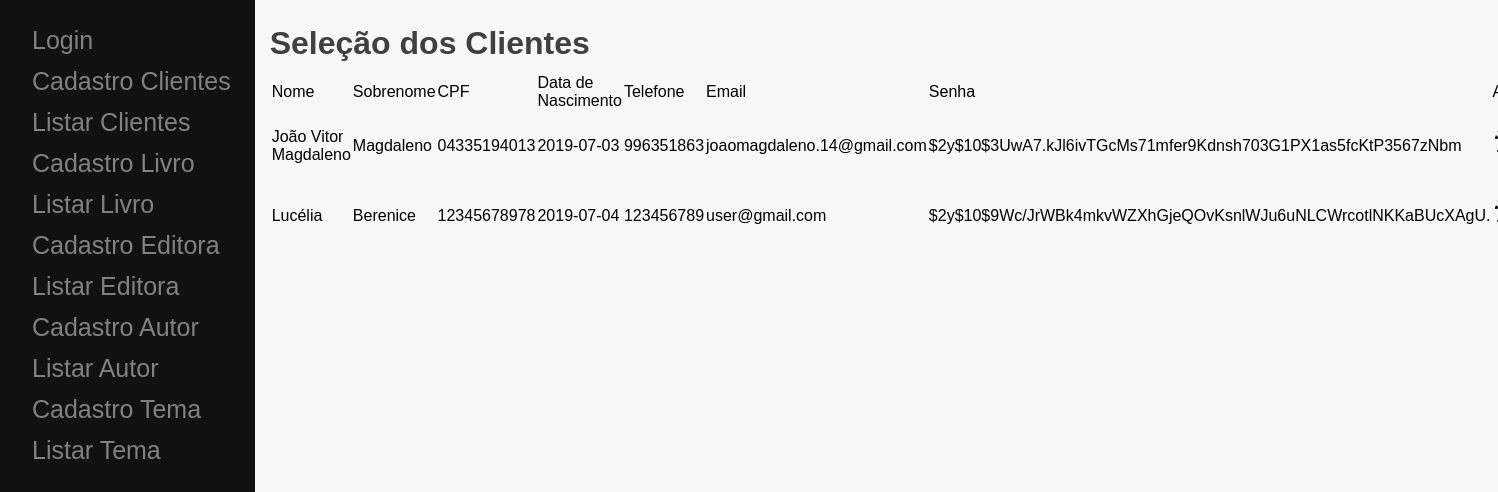
Screenshot of /view/selecaoCliente.php with the database file from the repository.
### tables this page shows
CREATE TABLE `cliente` (
  `ID` int(11) NOT NULL,
  `NomeCliente` varchar(50) NOT NULL,
  `Sobrenome` varchar(50) NOT NULL,
  `CPF` varchar(11) NOT NULL,
  `Dt_Nascimento` date NOT NULL,
  `Telefone` varchar(20) DEFAULT NULL,
  `Email` varchar(100) NOT NULL,
  `Senha` varchar(100) NOT NULL,
  `Biblioteca` varchar(100) DEFAULT NULL,
  `Status` varchar(20) DEFAULT NULL
);

### dao/ClienteDao.php (called while the page is built, shortened)
<?php
class ClienteDao extends Cliente{
    public function listarFetchAll() {
        try {
            $connection = new PDO('mysql:host=127.0.0.1;dbname=bookstore;charset=utf8', 'root', '');
            $connection->beginTransaction();
            $sql =  "SELECT * FROM cliente";
            $preparedStatment = $connection->prepare($sql);
            $preparedStatment->execute();
            $resultado=$preparedStatment->fetchAll(PDO::FETCH_ASSOC);
            $connection->commit();
            return $resultado;
        } catch (PDOException $exc) {
            if ((isset($connection)) && ($connection->inTransaction())) {
                $connection->rollBack();
            }
            echo $exc->getMessage();
            return false;
        } finally {
            if (isset($connection)) {
                unset($connection);
            }
        }
    }
}

### view/selecaoCliente.php (the view)
<?php
    include("../dao/ClienteDao.php");
    include("Header.php");
?>
<div class="Content">
    <table class="Tabela">
    <h1>Seleção dos Clientes<h1>
        <tr>
            <td>Nome</td>
            <td>Sobrenome</td>
            <td>CPF</td>
            <td>Data de Nascimento</td>
            <td>Telefone</td>
            <td>Email</td>
            <td>Senha</td>
            <td>Ações</td>
        </tr>
        <?php $Cliente= new ClienteDao();
            $BFetch=$Cliente->listarFetchAll();
            foreach($BFetch as $row){
        ?>
        <tr>
            <td><?php echo $row['NomeCliente'];?></td>
            <td><?php echo $row['Sobrenome'];?></td>
            <td><?php echo $row['CPF'];?></td>
            <td><?php echo $row['Dt_Nascimento'];?></td>
            <td><?php echo $row['Telefone'];?></td>
            <td><?php echo $row['Email'];?></td>
            <td><?php echo $row['Senha'];?></td>
            <td>
                <a href="<?php echo "editar.php?id=".$row['ID'].";"?>"><img src="../public/img/edit.png" alt="Editar"></a>
                <a class="Deletar" href="<?php echo "Controllers/ControllerDelete.php?id={$row['ID']}"; ?>"><img src="../public/img/delete.png" alt="Deletar"></a>
            </td>
        </tr>
        <?php
        }?>
    </table>
</div>
<?php
    include("Footer.php")
?>

### public/css/Style.css (style rules this page uses)
* { margin: 0; padding: 0; box-sizing: border-box; font-family: Arial, sans-serif; }
a { text-decoration: none; color: #0067b0; }
h1 { margin-top:10px; color: #404040; }
body { width: 100%; height: 500px; background-color:#f7f7f7; }
.Content { float: right; width: 83%; padding: 15px; margin-left: 200px; }

### rows the page displays
cliente: NomeCliente "João Vitor Magdaleno", Sobrenome "Magdaleno", CPF "04335194013", Dt_Nascimento "2019-07-03", Telefone "996351863", Email "joaomagdaleno.14@gmail.com", Senha "$2y$10$3UwA7.kJl6ivTGcMs71mfer9Kdnsh703G1PX1as5fcKtP3567zNbm"
cliente: NomeCliente "Lucélia", Sobrenome "Berenice", CPF "12345678978", Dt_Nascimento "2019-07-04", Telefone "123456789", Email "user@gmail.com", Senha "$2y$10$9Wc/JrWBk4mkvWZXhGjeQOvKsnlWJu6uNLCWrcotlNKKaBUcXAgU."
